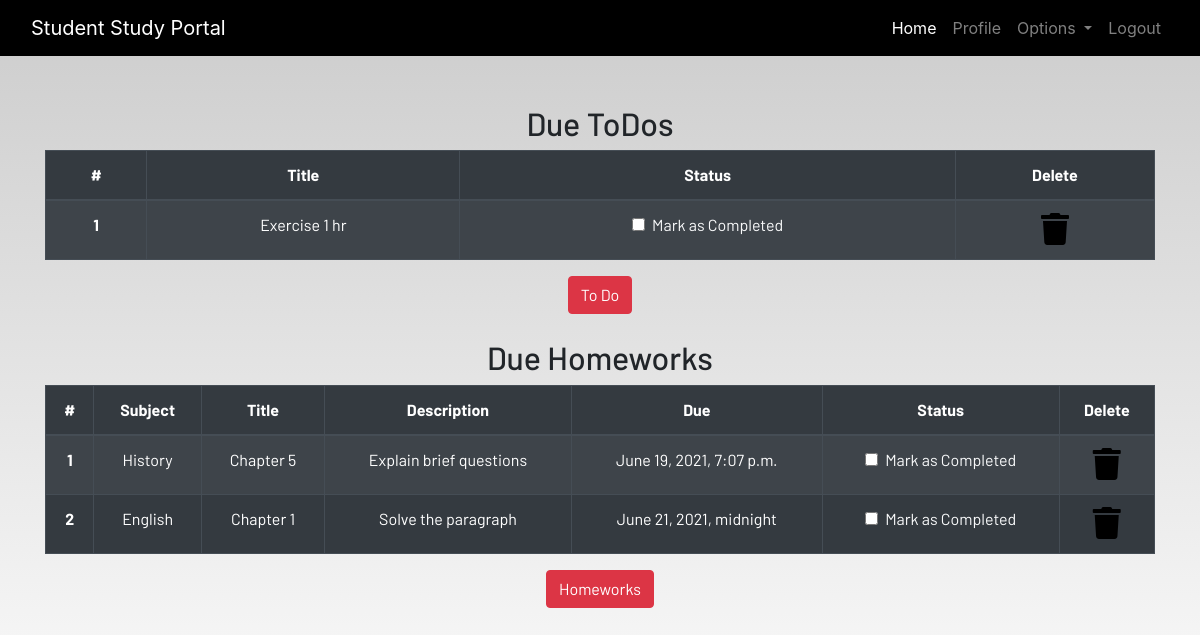
The app's page /profile (signed in) with its own data.
### dashboard/models.py (models this page shows, shortened)
class Todo(models.Model):
    user = models.ForeignKey(User, on_delete=models.CASCADE)
    title = models.CharField(max_length=100)
    is_finished = models.BooleanField(default=False)

class Homework(models.Model):
    user = models.ForeignKey(User,on_delete=models.CASCADE)
    subject = models.CharField(max_length=50)
    title = models.CharField(max_length=100)
    description = models.TextField()
    due = models.DateTimeField()
    is_finished = models.BooleanField(default=False)

### dashboard/views.py (the view)
# urls.py: path('profile',views.profile,name='profile'),
@login_required
def profile(request):
    homeworks = Homework.objects.filter(is_finished=False,user=request.user)
    todos = Todo.objects.filter(is_finished=False,user=request.user)
    if len(homeworks) == 0:
        homework_done = True
    else:
        homework_done = False
    if len(todos) == 0:
        todos_done = True
    else:
        todos_done = False
    context ={
        'homeworks': homeworks,
        'todos': todos,
        'homework_done': homework_done,
        'todos_done': todos_done
    }
    return render(request,'dashboard/profile.html',context)

### templates/dashboard/profile.html
{% extends 'dashboard/base.html' %} {% load static %}
{% load crispy_forms_tags%}
{% block content %}
<section class="text-center">
    <div class="container">
        {% if not todos_done %}
        <h2>Due ToDos</h2>
        <table class="table table-striped table-bordered table-hover table-dark">
            <thead>
                <tr>
                    <th scope="col">#</th>
                    <th scope="col">Title</th>
                    <th scope="col">Status</th>
                    <th scope="col">Delete</th>
                </tr>
            </thead>
            <tbody>
                {%for i in todos %}
                <tr>
                    <th scope="row">{{forloop.counter}}</th>
                    <td>{{i.title}}</td>
                    <td>
                        <a href="{% url 'update-todo' i.id %}">
                            <div class="form-check">
                                {% if i.is_finished == True %}
                                <input class="form-check-input" type="checkbox" value="" checked>
                                {% else %}
                                <input class="form-check-input" type="checkbox" value="" >
                                {% endif %}
                                <label class="form-check-label text-light" for="flexCheckDefault">
                                    Mark as Completed
                                </label>
                            </div>
                        </a>
                    </td>
                    <td><a href="{% url 'delete-todo' i.id %}"><i class="fa fa-trash fa-2x"></i></a></td>
                </tr>
                {% endfor %}
            </tbody>
        </table>
        {% else %}
        <h3>All To dos are completed!!!!</h3>
{% endif %}
        <a href="{% url 'todo' %}" class="btn btn-danger">To Do</a>
        <br><br>
        {% if not homework_done %}
        <h2>Due Homeworks</h2>
        <table class="table table-striped table-bordered table-hover table-dark">
            <thead>
                <tr>
                    <th scope="col">#</th>
                    <th scope="col">Subject</th>
                    <th scope="col">Title</th>
                    <th scope="col">Description</th>
                    <th scope="col">Due</th>
                    <th scope="col">Status</th>
                    <th scope="col">Delete</th>
                </tr>
            </thead>
            <tbody>
                {% for i in homeworks%}
                <tr>
                    <th scope="row">{{forloop.counter}}</th>
                    <td>{{i.subject}}</td>
                    <td>{{i.title}}</td>
                    <td>{{i.description}}</td>
                    <td>{{i.due}}</td>
                    <td>
                        <a href="{% url 'update-homework' i.id %}">
                            <div class="form-check">
                                {% if i.is_finished == True %}
                                <input class="form-check-input" type="checkbox" value="" checked>
                                {% else %}
                                <input class="form-check-input" type="checkbox" value="">
                                {% endif %}
                                <label class="form-check-label text-light" for="flexCheckDefault">
                                    Mark as Completed
                                </label>
                            </div>
                        </a>
                    </td>
                    <td><a href="{% url 'delete-homework' i.id %}"><i class="fa fa-trash fa-2x"></i></a></td>
                </tr>
                {% endfor %}
            </tbody>
        </table>
        {% else %}
        <h3>All To homeworks are completed!!!!</h3>
       {% endif %}
        <a href="{% url 'homework' %}" class="btn btn-danger">Homeworks</a>
    </div>
</section>
{% endblock content %}

### static/css/main.css (style rules this page uses)
html { scroll-behavior: smooth; height: 100%; width: 100%; }
a { text-decoration: none !important; color: black; }
html, body { max-width: 100%; overflow-x: hidden; height: 100%; width: 100%; }
body { background: linear-gradient(rgba(0, 0, 0, 0.2), rgba(255, 255, 255, 0.5)); overflow-x: hidden; background-repeat: no-repeat; }
.fa { color: black; }

### records on screen
Todo: title "Exercise 1 hr"
Homework: subject "History", title "Chapter 5", description "Explain brief questions", due "June 19, 2021, 7:07 p.m."
Homework: subject "English", title "Chapter 1", description "Solve the paragraph", due "June 21, 2021, midnight"
